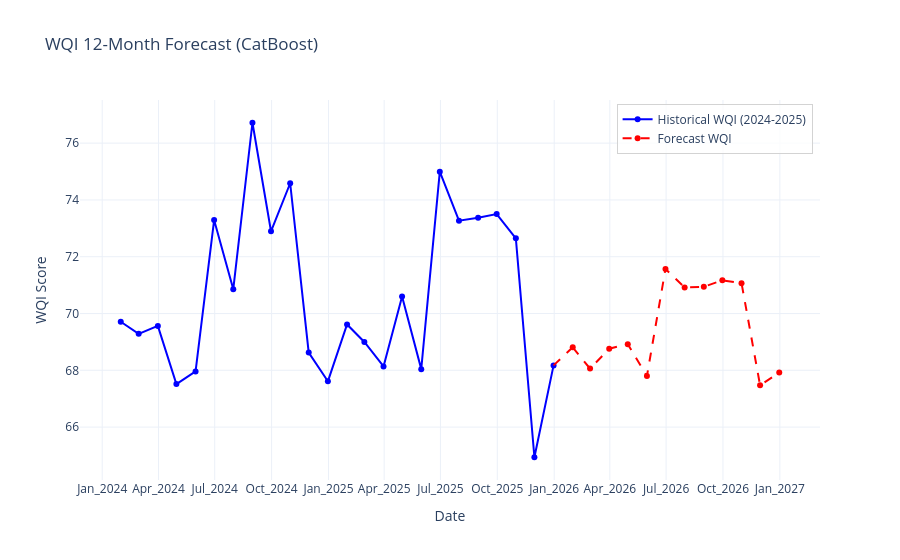
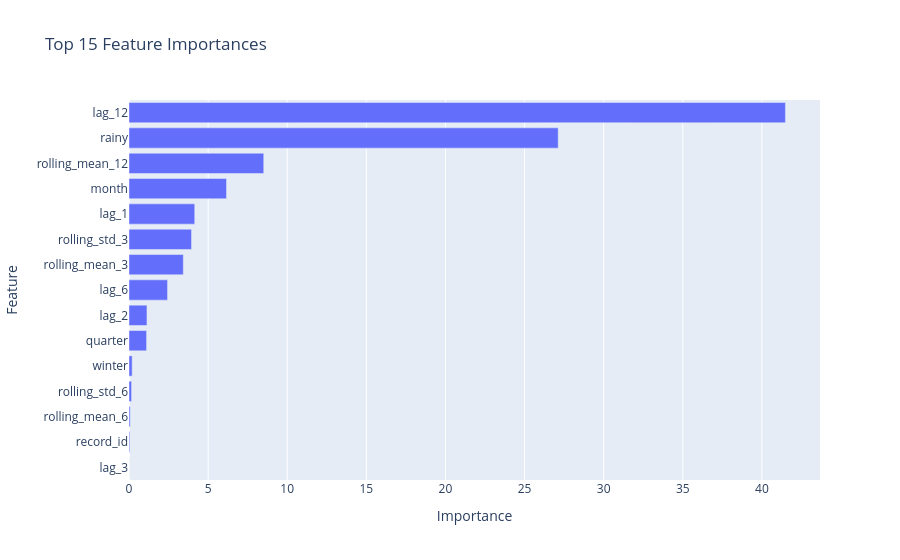

Here is the notebook cell these charts were saved with, in order:
### Code cell
# Cell 12: Visualization
import pandas as pd
import plotly.graph_objects as go
import plotly.express as px

fig_fc = go.Figure()

# 1. ใช้ df_monthly วาดกราฟเส้นสีน้ำเงิน (2024-2025)
fig_fc.add_trace(go.Scatter(
    x=df_monthly['date'], 
    y=df_monthly['WQI_al_score'], 
    mode='lines+markers', 
    name='Historical WQI (2024-2025)', 
    line=dict(color='blue')
))

# 2. เส้นประสีแดงเชื่อมต่อ
conn_d = [df_monthly['date'].iloc[-1], forecast_df['Date'].iloc[0]]
conn_y = [df_monthly['WQI_al_score'].iloc[-1], forecast_df['Forecast'].iloc[0]]
fig_fc.add_trace(go.Scatter(
    x=conn_d, 
    y=conn_y, 
    mode='lines', 
    line=dict(dash='dash', color='red'), 
    showlegend=False
))

# 4. Plot เส้นพยากรณ์ล่วงหน้า
fig_fc.add_trace(go.Scatter(
    x=forecast_df['Date'], 
    y=forecast_df['Forecast'], 
    mode='lines+markers', 
    name='Forecast WQI', 
    line=dict(color='red', dash='dash')
))

fig_fc.update_layout(
    title=f"WQI 12-Month Forecast ({best_model_name})", 
    template="plotly_white",
    xaxis_title="Date",
    yaxis_title="WQI Score",
    legend=dict(
        yanchor="top",
        y=0.99,
        xanchor="right",
        x=0.99,
        bgcolor="rgba(255, 255, 255, 0.8)",
        bordercolor="lightgray",
        borderwidth=1
    )
)

# จัดรูปแบบแกน X ให้แบ่งทุก 3 เดือน และใช้ format Month_Year
fig_fc.update_xaxes(
    dtick="M3",
    tickformat="%b_%Y"
)

fig_fc.show()

# 5. Plot แผนภูมิ Feature Importances
if hasattr(final_model, 'feature_importances_'):
    fi = pd.DataFrame({
        'Feature': data.X.columns, 
        'Importance': final_model.feature_importances_
    }).sort_values('Importance').tail(15)
    
    fig_fi = px.bar(
        fi, 
        x='Importance', 
        y='Feature', 
        orientation='h', 
        title='Top 15 Feature Importances'
    )
    fig_fi.show()

### Figure 1 — Plotly figure (JSON) as saved in the notebook; plotly's stock layout.template omitted (floating-point values rounded to 4 significant figures)
{"data": [{"line": {"color": "blue"}, "mode": "lines+markers", "name": "Historical WQI (2024-2025)", "type": "scatter", "x": ["2024-01-31T00:00:00.000000", "2024-02-29T00:00:00.000000", "2024-03-31T00:00:00.000000", "2024-04-30T00:00:00.000000", "2024-05-31T00:00:00.000000", "2024-06-30T00:00:00.000000", "2024-07-31T00:00:00.000000", "2024-08-31T00:00:00.000000", "2024-09-30T00:00:00.000000", "2024-10-31T00:00:00.000000", "2024-11-30T00:00:00.000000", "2024-12-31T00:00:00.000000", "2025-01-31T00:00:00.000000", "2025-02-28T00:00:00.000000", "2025-03-31T00:00:00.000000", "2025-04-30T00:00:00.000000", "2025-05-31T00:00:00.000000", "2025-06-30T00:00:00.000000", "2025-07-31T00:00:00.000000", "2025-08-31T00:00:00.000000", "2025-09-30T00:00:00.000000", "2025-10-31T00:00:00.000000", "2025-11-30T00:00:00.000000", "2025-12-31T00:00:00.000000"], "y": [69.71, 69.28, 69.56, 67.52, 67.96, 73.29, 70.86, 76.72, 72.9, 74.59, 68.62, 67.61, 69.61, 69.0, 68.14, 70.6, 68.04, 74.99, 73.27, 73.37, 73.5, 72.65, 64.94, 68.17]}, {"line": {"color": "red", "dash": "dash"}, "mode": "lines", "showlegend": false, "type": "scatter", "x": ["2025-12-31T00:00:00", "2026-01-31T00:00:00"], "y": [68.17, 68.81]}, {"line": {"color": "red", "dash": "dash"}, "mode": "lines+markers", "name": "Forecast WQI", "type": "scatter", "x": ["2026-01-31T00:00:00.000000", "2026-02-28T00:00:00.000000", "2026-03-31T00:00:00.000000", "2026-04-30T00:00:00.000000", "2026-05-31T00:00:00.000000", "2026-06-30T00:00:00.000000", "2026-07-31T00:00:00.000000", "2026-08-31T00:00:00.000000", "2026-09-30T00:00:00.000000", "2026-10-31T00:00:00.000000", "2026-11-30T00:00:00.000000", "2026-12-31T00:00:00.000000"], "y": [68.81, 68.06, 68.76, 68.92, 67.8, 71.57, 70.92, 70.94, 71.17, 71.07, 67.47, 67.92]}], "layout": {"legend": {"bgcolor": "rgba(255, 255, 255, 0.8)", "bordercolor": "lightgray", "borderwidth": 1, "x": 0.99, "xanchor": "right", "y": 0.99, "yanchor": "top"}, "title": {"text": "WQI 12-Month Forecast (CatBoost)"}, "xaxis": {"dtick": "M3", "tickformat": "%b_%Y", "title": {"text": "Date"}}, "yaxis": {"title": {"text": "WQI Score"}}}}

### Figure 2 — Plotly figure (JSON) as saved in the notebook; plotly's stock layout.template omitted (floating-point values rounded to 4 significant figures)
{"data": [{"hovertemplate": "Importance=%{x}<br>Feature=%{y}<extra></extra>", "legendgroup": "", "marker": {"color": "#636efa", "pattern": {"shape": ""}}, "name": "", "orientation": "h", "showlegend": false, "textposition": "auto", "type": "bar", "x": [0.001311, 0.0487, 0.07635, 0.1626, 0.2004, 1.11, 1.135, 2.436, 3.433, 3.951, 4.154, 6.163, 8.515, 27.13, 41.49], "xaxis": "x", "y": ["lag_3", "record_id", "rolling_mean_6", "rolling_std_6", "winter", "quarter", "lag_2", "lag_6", "rolling_mean_3", "rolling_std_3", "lag_1", "month", "rolling_mean_12", "rainy", "lag_12"], "yaxis": "y"}], "layout": {"barmode": "relative", "legend": {"tracegroupgap": 0}, "title": {"text": "Top 15 Feature Importances"}, "xaxis": {"anchor": "y", "domain": [0, 1], "title": {"text": "Importance"}}, "yaxis": {"anchor": "x", "domain": [0, 1], "title": {"text": "Feature"}}}}
